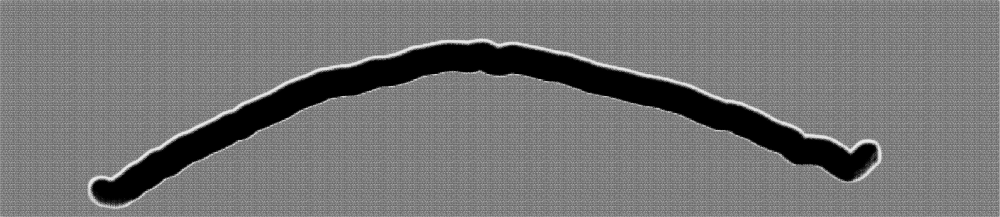
#> input picture U_net_transform/test_transformed_image.png, 1000 x 217 px, shrunk from 4712 x 1024 before the run
$ python -i dijkstra.py   (imports and definitions only)
#> lines starting #> are read from the running program, lines starting #| are printed output that depends on the picture
#> further down, picture is the input picture: shape (217, 1000); min 0, max 238, mean 115.9
"""
Multi-source Dijkstra with per-component adaptive stopping.

Each annotation component expands from its seed pixels simultaneously.
Expansion halts when accumulated cost exceeds mean + k*std of the
component's own seed pixel costs.
"""

import heapq
from typing import Optional

import numpy as np
from scipy import ndimage
from skimage.measure import label, regionprops


def get_components(binary_img: np.ndarray, min_area: int = 0) -> np.ndarray:
    """
    Label connected components, removing those below min_area.

    Returns:
        labeled: int array (H, W), 0=background, 1..N=component IDs
    """
#> called with min_area = 0
    labeled = label(binary_img, connectivity=1)
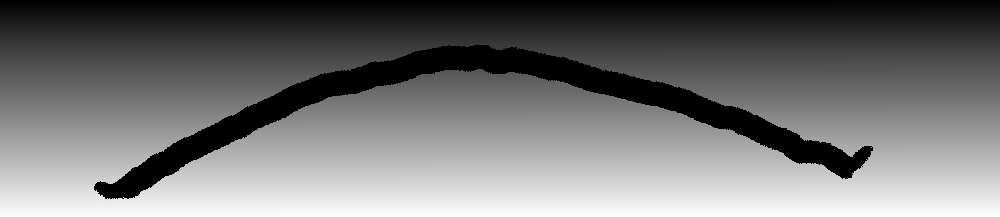
#> labeled: shape (217, 1000) int64; min 0, max 196808, mean 89452.4; drawn with min black and max white
    for p in regionprops(labeled):
        if p.area < min_area:
            labeled[labeled == p.label] = 0
    labeled, _ = ndimage.label(labeled > 0)
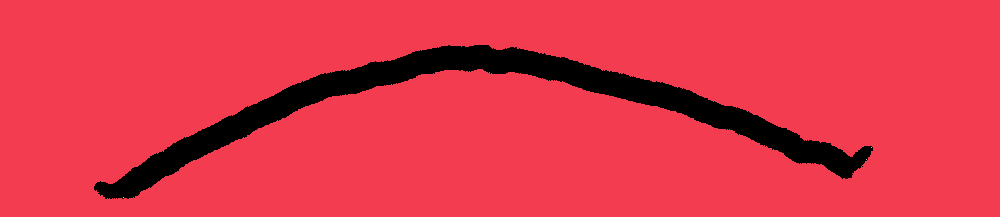
#> labeled: shape (217, 1000) int32; 5 distinct labels, from 0 to 4; one colour per label, 0 black
    return labeled


# [76 lines left out: function multi_source_dijkstra, not called in this run]

>>> import cv2
>>> picture = cv2.imread('../../../../U_net_transform/test_transformed_image.png', cv2.IMREAD_GRAYSCALE)
>>> result = get_components(picture)
